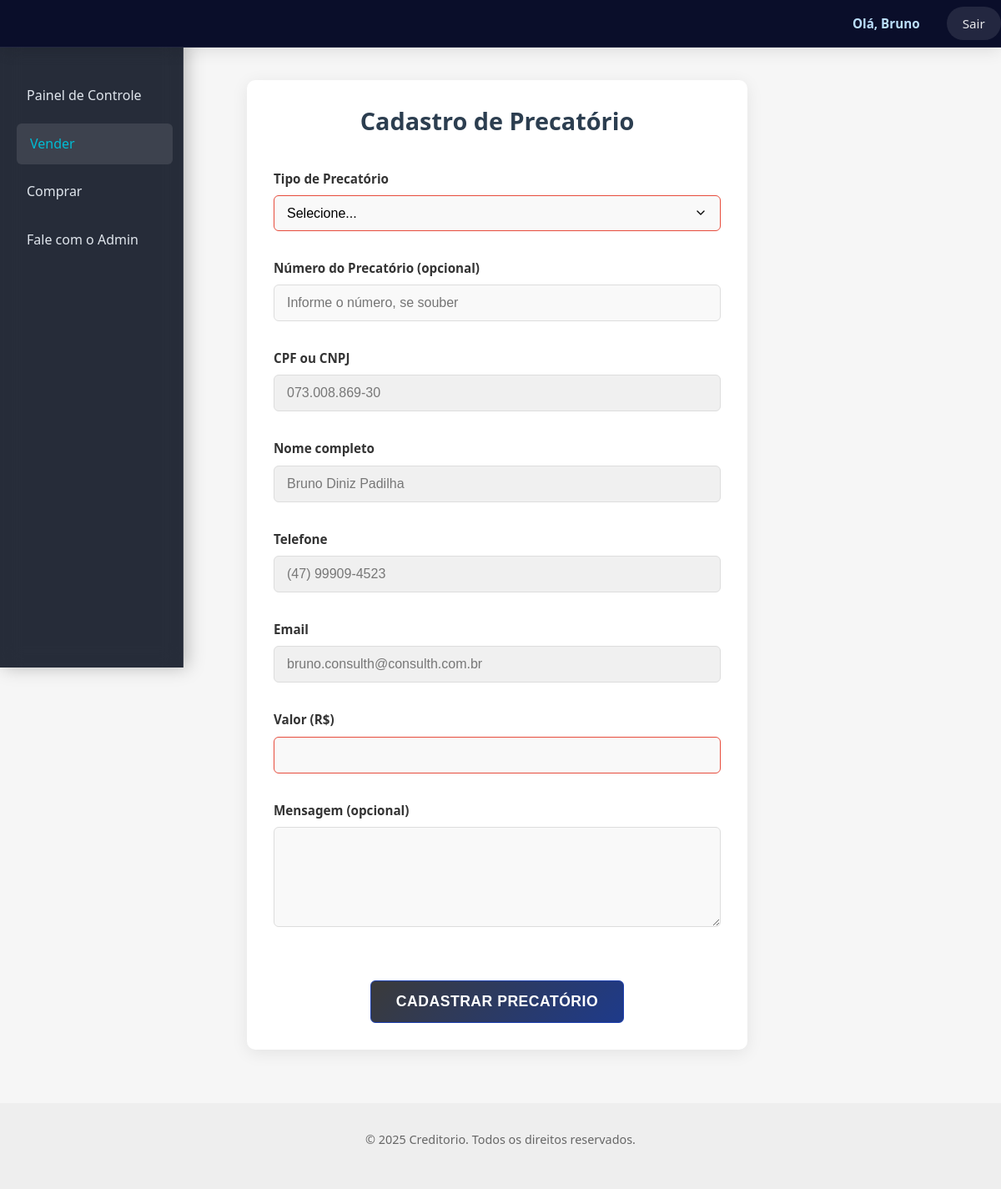
The page /vender (signed in) on the database as committed earlier.
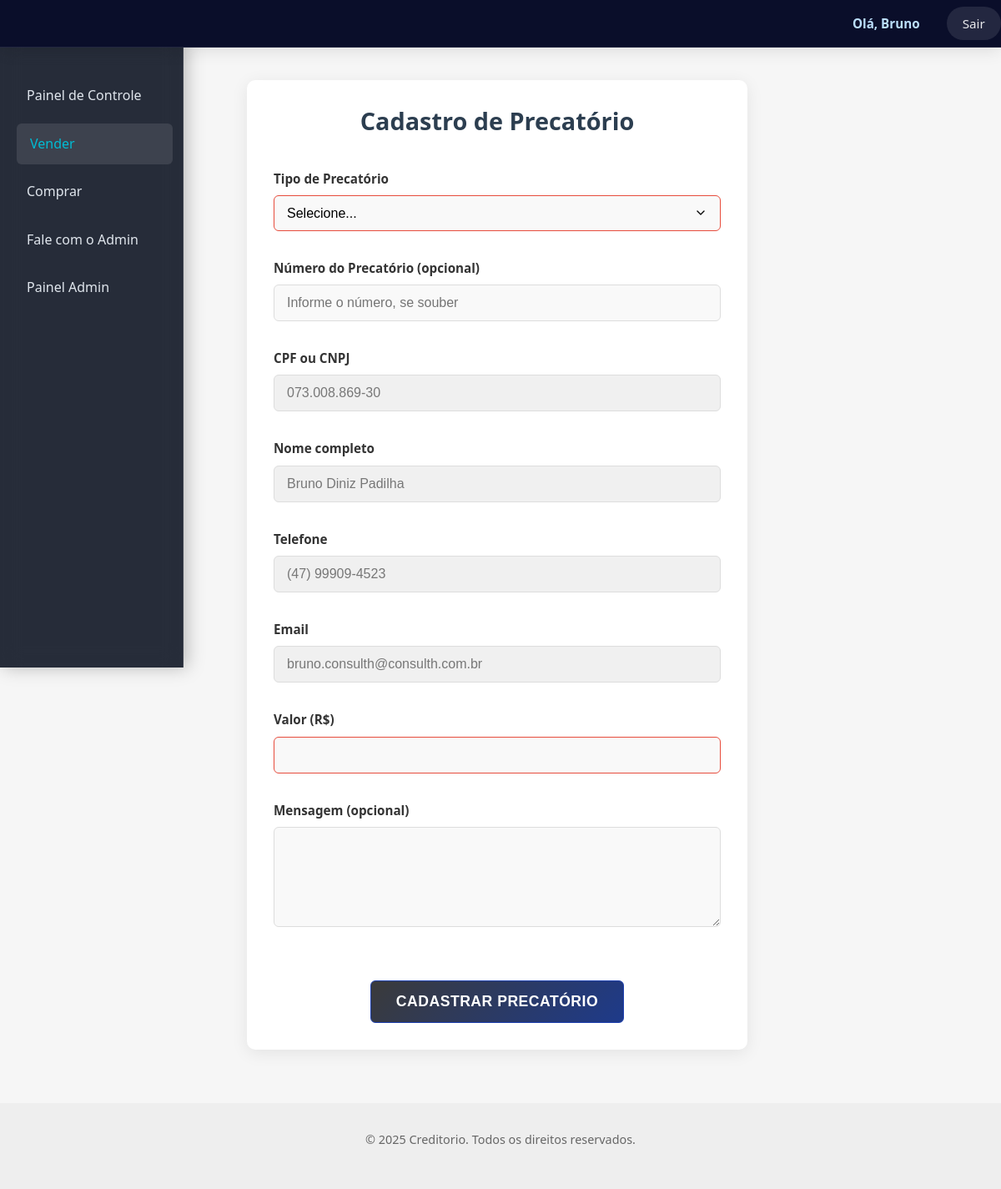
The same page on the database as committed later.
### app/routes.py (the view, shortened to what this page needs)
@main_bp.route('/vender', methods=['GET', 'POST'])
def vender_precatorio():
    return render_template('vender.html')

### app/templates/vender.html (shortened to what this page needs)
{% extends "base.html" %}
{% block content %}
<div class="dashboard-layout">
  {% include 'partials/sidebar.html' %}
  <section class="dashboard-content">
    <div class="form-card">
      <h2>Cadastro de Precatório</h2>
      <form method="POST">
        <div class="form-group">
          <label for="tipo">Tipo de Precatório</label>
          <select name="tipo" id="tipo" required onchange="atualizarCampos()">
            <option value="">Selecione...</option>
          </select>
        </div>
        <div class="form-group">
          <label for="numero">Número do Precatório (opcional)</label>
          <input type="text" name="numero" id="numero" placeholder="Informe o número, se souber">
        </div>
        <div class="form-group">
          <label>CPF ou CNPJ</label>
          <input type="text" name="cpf_cnpj" id="cpf_cnpj" value="{% if current_user.is_authenticated %}{{ current_user.cpf_cnpj }}{% endif %}" readonly>
        </div>
        <div class="form-group">
          <label>Nome completo</label>
          <input type="text" name="nome" value="{% if current_user.is_authenticated %}{{ current_user.nome }}{% endif %}" readonly>
        </div>
        <div class="form-group">
          <label>Telefone</label>
          <input type="text" name="telefone" id="telefone" value="{% if current_user.is_authenticated %}{{ current_user.telefone }}{% endif %}" readonly>
        </div>
        <div class="form-group">
          <label>Email</label>
          <input type="email" name="email" value="{% if current_user.is_authenticated %}{{ current_user.email }}{% endif %}" readonly>
        </div>
        <div class="form-group">
          <label>Valor (R$)</label>
          <input type="text" name="valor" id="valor" required>
        </div>
        <div class="form-group">
          <label>Mensagem (opcional)</label>
          <textarea name="mensagem" rows="4"></textarea>
        </div>
        <div class="form-button-container">
          <button type="submit" class="btn-dark-theme accent">Cadastrar Precatório</button>
        </div>
      </form>
    </div>
  </section>
</div>
{% endblock %}

Rows that differ between the two databases and show on the page:
changed Usuario "Bruno": tipo "usuario" → "administrador" (drawn)
Other text that changed with them:
text now shown: "Painel Admin"
